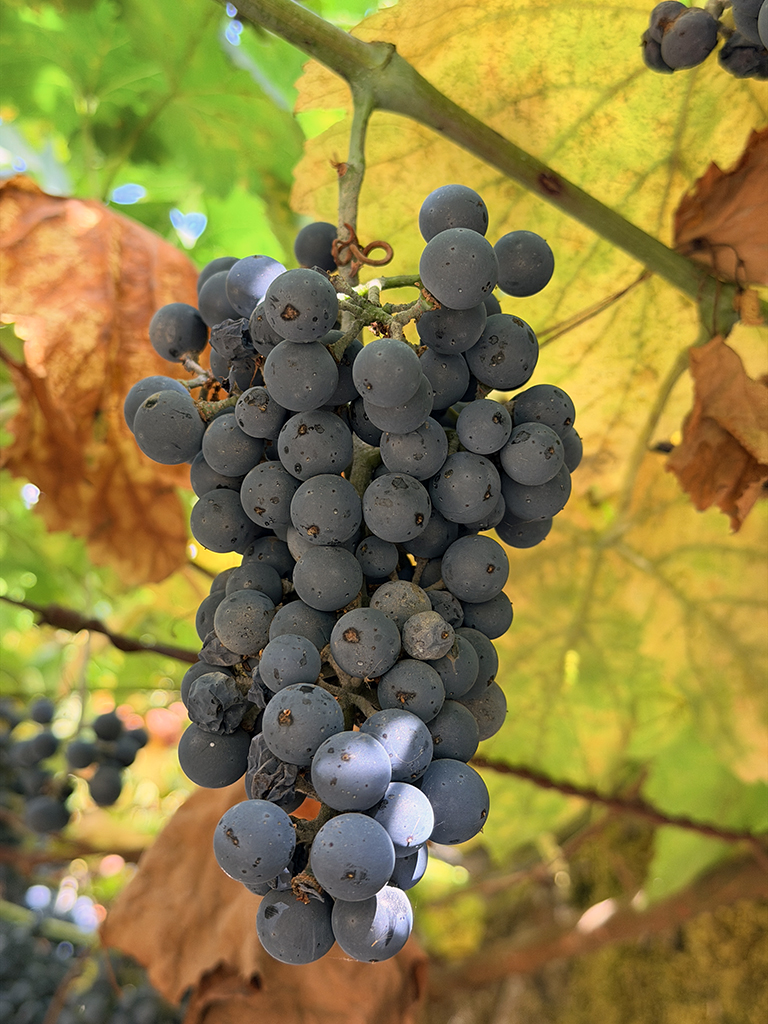
#> input picture content/Day1/img/IMG_1.JPG, 768 x 1024 px, found by its file name
$ jupyter execute Day1_OpenCV_Camara_como_Matriz2.ipynb
#> lines starting #> are read from the running program, lines starting #| are printed output that depends on the picture; after the words box and inside, x2 and y2 are one past the last pixel; in counts of white or black regions, pixels touching at a corner belong together; long printed decimals are rounded
# OpenCV Día 1 — La cámara como matriz

````{admonition} Resumen
:class: tip

**Objetivo del día:** Comprender la naturaleza matricial de las imágenes, los espacios de color más usados (BGR/RGB/HSV/LAB/YCrCb) y dominar las operaciones básicas de carga, visualización, guardado y conversión de color en OpenCV.

**Requisitos:** Python ≥ 3.9, `opencv-python`, `numpy`, `matplotlib`.

**Entregables:**
- Scripts/notebook con ejemplos de carga y conversión de color.
- Ejercicios resueltos con validaciones visuales y numéricas.

## 1. Fundamentos teóricos y matemáticos

### 1.1 Imagen como función/matriz
Una imagen digital puede modelarse como una función **muestrada y cuantizada**:
$$
I:\Omega \subset \mathbb{Z}^2 \to \mathbb{R}^C,\quad I(x,y) = \big(I_1(x,y),\dots,I_C(x,y)\big)
$$
donde:
- $$(x,y)$ son coordenadas de píxel en una retícula regular,
- $C$ es el número de canales (1 en escala de grises, 3 en color),
- la intensidad suele estar cuantizada en 8 bits $(0$–$255)$ o en punto flotante normalizado $[0,1]$.

**Tensor de imagen:** De forma práctica, una imagen color se representa como un tensor $H \times W \times C$, con **H** (alto), **W** (ancho) y **C** (canales). En OpenCV (Python), el orden por defecto es **BGR** para imágenes de 3 canales tipo `uint8`.

### 1.2 Muestreo y cuantización
- **Muestreo:** discretización espacial; la resolución $H\times W$ fija la frecuencia de muestreo.
- **Cuantización:** discretización en intensidad; típico: 8 bits $\Rightarrow$ 256 niveles por canal.
- **Tipos de datos (dtype):** `uint8` (0–255), `uint16` (0–65535), `float32` (0–1 o rangos arbitrarios).

**Nota crítica:** Muchas funciones de OpenCV esperan rangos diferentes según el `dtype`. Por ejemplo, para `float32` normalizado, asegúrate de escalar correctamente antes/después de convertir color.

### 1.3 Orden de canales y disposición en memoria
- **Orden de canales:** OpenCV usa **BGR**, mientras que bibliotecas como `matplotlib` y PIL usan **RGB**.
  ```{admonition} Implicación práctica
  Cuidado al mostrar con `matplotlib.imshow` (espera RGB). Convertir BGR→RGB para visualizar colores reales.
  ```
- **Strides:** los strides son una tupla de enteros que indican cuántos bytes hay que saltar en memoria para pasar de un elemento a otro a lo largo de cada dimensión de un array. En otras palabras, los strides te dicen cómo están dispuestos los datos en memoria — es decir, cómo se “camina” por la matriz sin necesidad de copiarla. Esto afecta el rendimiento y algunas vistas con slicing.

[cell 1]
import sys, cv2
import numpy as np
import matplotlib.pyplot as plt

print("Python:", sys.version.split()[0])
print("OpenCV:", cv2.__version__)
print("NumPy:", np.__version__)
print("\n")
# Abrir imagen
img = cv2.imread("./img/IMG_1.jpg")
#> img is the input picture: shape (1024, 768, 3); mean B, G, R 65.7, 126.8, 140.7

print(f"Tamaño de la imagen {img.shape}")
#| Tamaño de la imagen (1024, 768, 3)
print(f"Strides: {img.strides}")
#| Strides: (2304, 3, 1)

```{admonition} Explicación
:class: dropdown

El **tamaño de la imagen** nos indica que fotografía tiene 1024 px de altura $(H)$ y 768 px de anchura $(W)$, con 3 canales $(C)$ por pixel.

El valor obtenido en **strides** significa que:

- Para pasar de una fila a la siguiente, hay que saltar 2304 bytes: → 768 columnas × 3 canales × 1 byte = 1920 bytes.
- Para pasar de una columna a la siguiente, hay que saltar 3 bytes: → porque hay 3 canales (R, G, B).
- Para pasar de un canal a otro dentro del mismo píxel, hay que saltar 1 byte: → porque cada canal ocupa un byte.
 ```

### 1.4 Espacios de color fundamentales
1. **RGB/BGR**: espacio aditivo ligado al dispositivo. No es perceptualmente uniforme.
2. **HSV** (Hue-Saturation-Value): separación de **tono** (ángulo en \([0,360)\)), **saturación** y **valor** (brillo). Útil para segmentación por color bajo variación de iluminación.
3. **LAB** (CIELAB): diseñado para aproximar la percepción humana; casi uniforme perceptualmente. `L*` (luminosidad), `a*` (verde↔rojo), `b*` (azul↔amarillo). Requiere referencia de blanco (D65 por defecto en OpenCV al convertir desde sRGB).
4. **YCrCb**: separación de luminancia (Y) y crominancia (Cr, Cb); útil en compresión y segmentación basada en luminancia.

**Modelos matemáticos simplificados:**
- **HSV (normalizado):**
  Sea $(R,G,B)\in[0,1]^3$, $M=\max(R,G,B)$, $m=\min(R,G,B)$, $\Delta=M-m$.
  $$
  V=M,\quad S=\begin{cases}
  0 & \text{si } M=0,\\
  \Delta/M & \text{en otro caso}
  \end{cases}
  $$
  El **tono** $H$ (en grados) es:
  $$
  H = \begin{cases}
  0 & \Delta=0,\\
  60^\circ \cdot \big((G-B)/\Delta \bmod 6\big) & M=R,\\
  60^\circ \cdot \big((B-R)/\Delta + 2\big) & M=G,\\
  60^\circ \cdot \big((R-G)/\Delta + 4\big) & M=B.
  \end{cases}
  $$
- **YCrCb (BT.601 aprox., 8 bits):**
  $$
  Y  = 0.299R + 0.587G + 0.114B,\quad
  Cb = \frac{B - Y}{1.772},\quad
  Cr = \frac{R - Y}{1.402}.
  $$
- **LAB** se define vía un paso intermedio RGB→XYZ (lineal) y XYZ→LAB (no lineal);
  $\mathrm{LAB}$ es más adecuado para distancias perceptuales $(\Delta E)$.

### 1.5 Advertencias prácticas
- **Gamma/sRGB:** RGB habitual es **no lineal** (curva sRGB). Convertir a LAB/HSV en OpenCV asume sRGB estándar. Si trabajas con datos lineales, documenta y conserva esa linealidad.
- **Rangos:** `cv2.cvtColor` ajusta rangos según `dtype`. Para `uint8`, HSV usa \(H\in[0,179], S\in[0,255], V\in[0,255]\) por eficiencia interna.
- **Copias vs vistas:** Operaciones como `img[:,:,::-1]` crean vistas/c copias; medir con `np.shares_memory` si te importa el rendimiento/memoria.

[cell 2]
# Utilidad para mostrar imágenes (maneja BGR/RGB automáticamente)
def imshow(title, img, bgr=False):
    plt.figure()
    if img.ndim == 2:
        plt.imshow(img, cmap='gray')
    else:
        if bgr:
            img = cv2.cvtColor(img, cv2.COLOR_BGR2RGB)
        plt.imshow(img)
    plt.title(title)
    plt.axis('off')

La utilidad anterior nos sirve para visualizar imágenes. `imshow` detecta automáticamente si la imagen `img` pasada como parámtero es en escala de grises o en color. En este último caso se usa `bgr` para indicarle si el espacio de color es el de OpenCV (BGR) o RGB, realizando la correspondiente modificación si se trata de BGR.

Para entneder su funcionamiento vamos a visualizar `IMG_1.jpg` en el espacio de colores RGB y en BGR para apreciar la diferencia.

[cell 3]
imshow("Espacio BGR (interpretación directa)", img, bgr=False)
imshow("Espacio RGB (convertido correctamente)", img, bgr=True)

## 2. Ejemplos prácticos guiados
Para evitar dependencias de red, generaremos imágenes sintéticas y también podrás cargar tus propias imágenes si lo deseas.

[cell 4]
# Generar una imagen sintética: gradiente + formas geométricas
H, W = 300, 420
x = np.linspace(0, 1, W, dtype=np.float32)
y = np.linspace(0, 1, H, dtype=np.float32)
X, Y = np.meshgrid(x, y)

# Canales base en float [0,1]
R = np.clip(X, 0, 1)
G = np.clip(Y, 0, 1)
B = np.clip(1 - 0.5*X - 0.5*Y, 0, 1)

rgb = np.dstack([R, G, B]).copy()

# Dibujar un círculo y un rectángulo en el canal R y G
center = (W//3, H//2)
radius = min(H, W)//6
mask_circle = (np.square(np.arange(W) - center[0])[None,:] + np.square(np.arange(H) - center[1])[:,None]) <= radius**2
rgb[...,0][mask_circle] = 1.0  # R más intenso en el círculo
rgb[...,1][50:200, 260:380] = 0.2  # rectángulo con menos G

# Convertimos a uint8 BGR para OpenCV
bgr = (rgb[..., ::-1] * 255.0).astype(np.uint8)  # RGB->BGR
imshow("Sintética BGR (visualizada en RGB)", bgr, bgr=True)

[cell 5]
# Imagen original y versión en escala de grises

img = cv2.imread('./img/IMG_1.jpg')
if img is None:
   raise FileNotFoundError("No se encontró la imagen.")
imshow("Racimo", img)
BW_img = cv2.cvtColor(img, cv2.COLOR_BGR2GRAY)
imshow("Racimo B&W", BW_img)

### 2.1 Operaciones con canales y tipos
- Separar y unir canales.
- Inspeccionar `dtype`, forma, y rangos.

[cell 6]
print("Forma:", bgr.shape, "dtype:", bgr.dtype)
b, g, r = cv2.split(bgr)
print("Rango B:", (b.min(), b.max()), "Rango G:", (g.min(), g.max()), "Rango R:", (r.min(), r.max()))
#| Rango B: (0, 255) Rango G: (0, 255) Rango R: (0, 255)

# Reconstruir y verificar
bgr_recon = cv2.merge([b, g, r])
print("Reconstrucción idéntica:", np.array_equal(bgr, bgr_recon))
#| Reconstrucción idéntica: True

# Mostrar cada canal
imshow("Canal R", r, bgr=False)  # monocromo
imshow("Canal G", g, bgr=False)
imshow("Canal B", b, bgr=False)

### 2.2 Conversiones de color con `cv2.cvtColor`
- **BGR↔RGB**
- **BGR↔HSV**
- **BGR↔LAB**
- **BGR↔YCrCb**

[cell 7]
rgb_cv = cv2.cvtColor(bgr, cv2.COLOR_BGR2RGB)
hsv = cv2.cvtColor(bgr, cv2.COLOR_BGR2HSV)
#> hsv: shape (300, 420, 3); mean H, S, V 102.3, 184.9, 204.4
lab = cv2.cvtColor(bgr, cv2.COLOR_BGR2LAB)
#> lab: shape (300, 420, 3); mean of channels 0, 1, 2 147.1, 143.7, 131
ycrcb = cv2.cvtColor(bgr, cv2.COLOR_BGR2YCrCb)
#> ycrcb: shape (300, 420, 3); mean of channels 0, 1, 2 125.6, 136.6, 128.8

# Mostrar visualizaciones
imshow("RGB (desde BGR)", cv2.cvtColor(bgr, cv2.COLOR_BGR2RGB), bgr=False)
# Para HSV/lab/YCrCb mostramos su reconversión a BGR para interpretar visualmente
imshow("HSV->BGR", cv2.cvtColor(hsv, cv2.COLOR_HSV2BGR), bgr=True)
imshow("LAB->BGR", cv2.cvtColor(lab, cv2.COLOR_LAB2BGR), bgr=True)
imshow("YCrCb->BGR", cv2.cvtColor(ycrcb, cv2.COLOR_YCrCb2BGR), bgr=True)

### 2.3 Conversión manual (vectorizada) RGB→HSV (comprobación contra OpenCV)
Implementaremos una versión vectorizada aproximada de RGB→HSV (en \([0,1]\)) y compararemos contra `cv2.cvtColor`.

[cell 8]
def rgb_to_hsv_manual(rgb_f32):
    # rgb_f32: float32 en [0,1], forma HxWx3 (orden RGB)
    R = rgb_f32[..., 0]
    G = rgb_f32[..., 1]
    B = rgb_f32[..., 2]
    M = np.maximum(np.maximum(R, G), B)
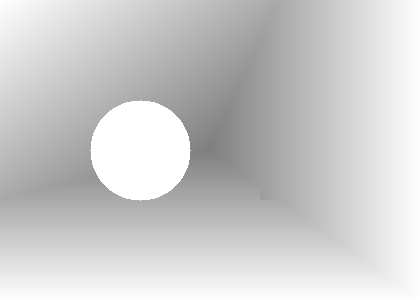
#> M: shape (300, 420) float32; min 0.498, max 1, mean 0.801
    m = np.minimum(np.minimum(R, G), B)
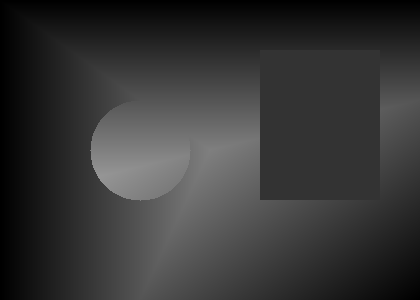
#> m: shape (300, 420) float32; min 0, max 0.588, mean 0.212
    D = M - m + 1e-10  # evitar división 0
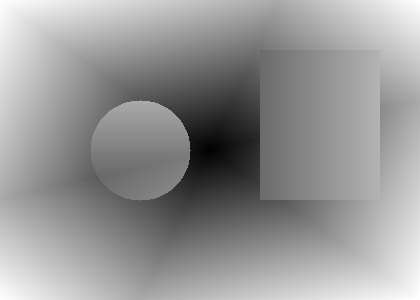
#> D: shape (300, 420) float32; min 1e-10, max 1, mean 0.589

    V = M
    S = np.where(M == 0, 0, D / (M + 1e-10))
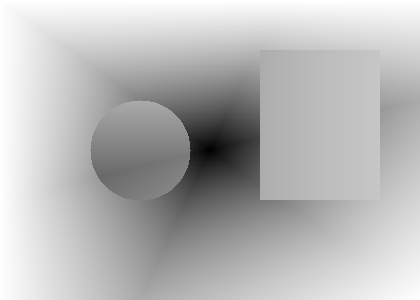
#> S: shape (300, 420) float32; min 2.01e-10, max 1, mean 0.725

    H = np.zeros_like(M, dtype=np.float32)
    mask = (D > 1e-10)
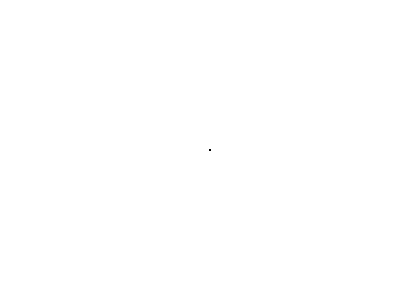
#> mask: shape (300, 420) bool; 100% white; black in thin lines or dots, all inside (x1, y1, x2, y2) = (209, 149, 211, 151)
    # Casos
    idx = (M == R) & mask
#> idx: shape (300, 420) bool; 39.8% white; 2 white regions, box (x1, y1, x2, y2) and area: (210, 0, 420, 300) 42315, (90, 100, 191, 201) 7845
    H[idx] = ( (G[idx] - B[idx]) / D[idx] ) % 6.0
    idx = (M == G) & mask
#> idx: shape (300, 420) bool; 31.5% white; 1 white region, box (x1, y1, x2, y2) and area: (0, 150, 420, 300) 39636
    H[idx] = ( (B[idx] - R[idx]) / D[idx] ) + 2.0
    idx = (M == B) & mask
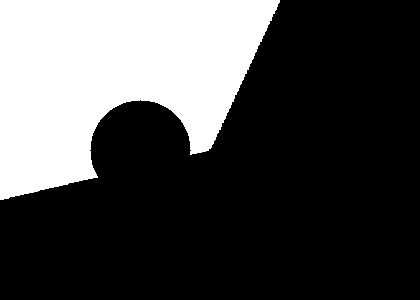
#> idx: shape (300, 420) bool; 29.1% white; 1 white region, box (x1, y1, x2, y2) and area: (0, 0, 280, 200) 36672
    H[idx] = ( (R[idx] - G[idx]) / D[idx] ) + 4.0
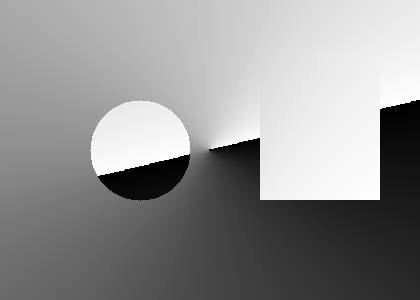
#> H: shape (300, 420) float32; min 0, max 5.99, mean 3.42; drawn with min black and max white
    H = H * 60.0 / 360.0  # normalizamos H a [0,1] (dividir por 360)
    return np.dstack([H, S, V]).astype(np.float32)
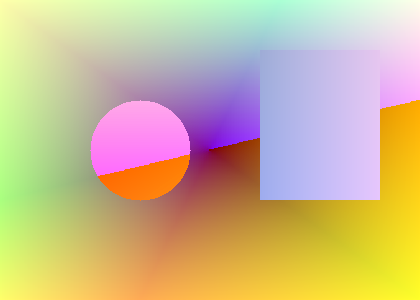
#> returned value: shape (300, 420, 3) float32; mean of channels 0, 1, 2 0.57, 0.725, 0.801; drawn as B, G, R

# Prepara imagen float RGB [0,1]
rgb_f32 = cv2.cvtColor(bgr, cv2.COLOR_BGR2RGB).astype(np.float32) / 255.0
hsv_manual = rgb_to_hsv_manual(rgb_f32)

# OpenCV en uint8 -> convertimos a float [0,1] para comparar
hsv_cv = cv2.cvtColor(bgr, cv2.COLOR_BGR2HSV).astype(np.float32)
hsv_cv[...,0] = hsv_cv[...,0] / 179.0  # H
hsv_cv[...,1] = hsv_cv[...,1] / 255.0  # S
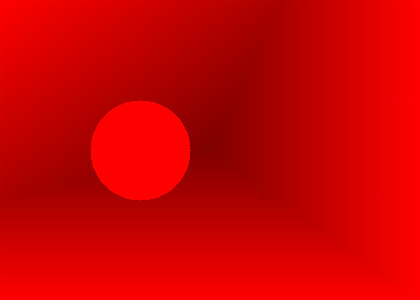
#> hsv_cv: shape (300, 420, 3) float32; mean B, G, R 0.6, 0.7, 204.3
hsv_cv[...,2] = hsv_cv[...,2] / 255.0  # V

# Error promedio
mae = np.mean(np.abs(hsv_manual - hsv_cv))
#> mae = 0.00184
print("Error medio absoluto (HSV manual vs OpenCV):", float(mae))
#| Error medio absoluto (HSV manual vs OpenCV): 0.00184

# Visualización de H, S, V (manual)
imshow("H (manual)", (hsv_manual[...,0]*255).astype(np.uint8), bgr=False)
imshow("S (manual)", (hsv_manual[...,1]*255).astype(np.uint8), bgr=False)
imshow("V (manual)", (hsv_manual[...,2]*255).astype(np.uint8), bgr=False)
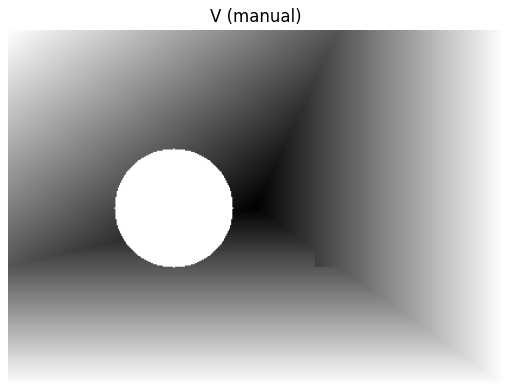
#> figure drawn by matplotlib, 1 panel

$ run again, with content/Day1/img/imagen_2.jpg copied over content/Day1/img/IMG_1.JPG
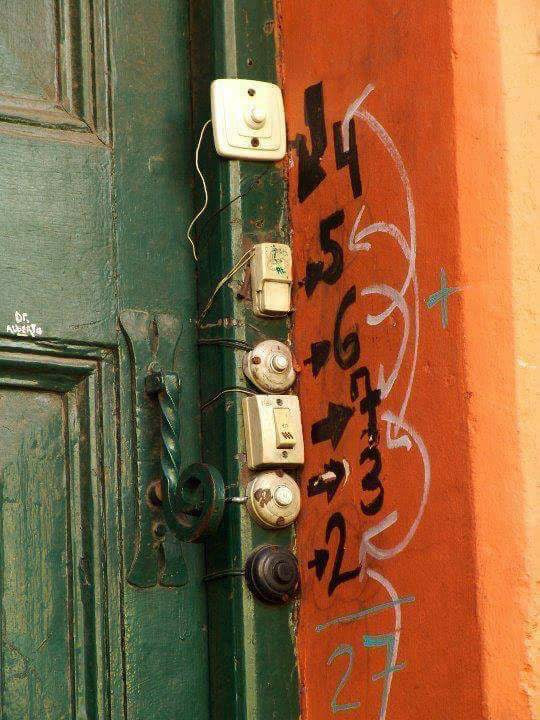
#> input picture content/Day1/img/imagen_2.jpg, 540 x 720 px, found by its file name
#> img is the input picture: shape (720, 540, 3); mean B, G, R 62.8, 98.3, 137.6
#| Tamaño de la imagen (720, 540, 3)
#| Strides: (1620, 3, 1)
#> img: shape (300, 420, 3)
#> `BW_img = cv2.cvtColor(img, cv2.COLOR_BGR2GRAY)`:
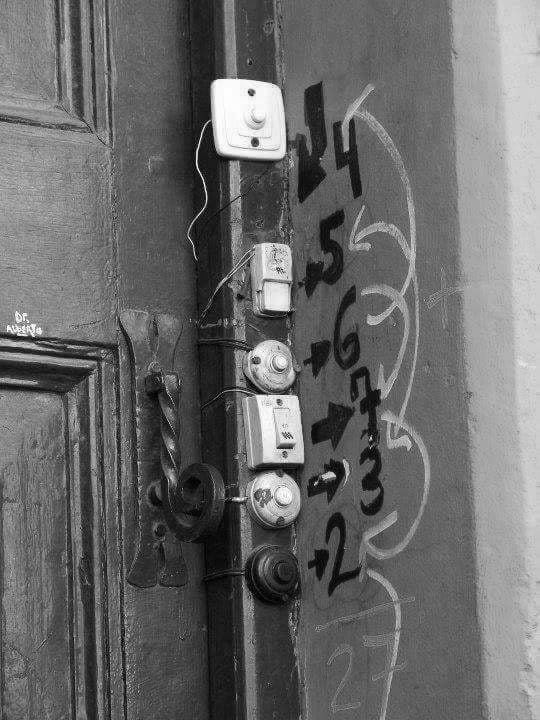
#> BW_img: shape (720, 540); min 0, max 255, mean 106
#| Rango B: (0, 255) Rango G: (0, 255) Rango R: (0, 255)
#| Reconstrucción idéntica: True
#> hsv: shape (300, 420, 3); mean H, S, V 102.3, 184.9, 204.4
#> lab: shape (300, 420, 3); mean of channels 0, 1, 2 147.1, 143.7, 131
#> ycrcb: shape (300, 420, 3); mean of channels 0, 1, 2 125.6, 136.6, 128.8
#> mask: shape (300, 420) bool; 100% white; black in thin lines or dots, all inside (x1, y1, x2, y2) = (209, 149, 211, 151)
#> mae = 0.00184
#| Error medio absoluto (HSV manual vs OpenCV): 0.00184
